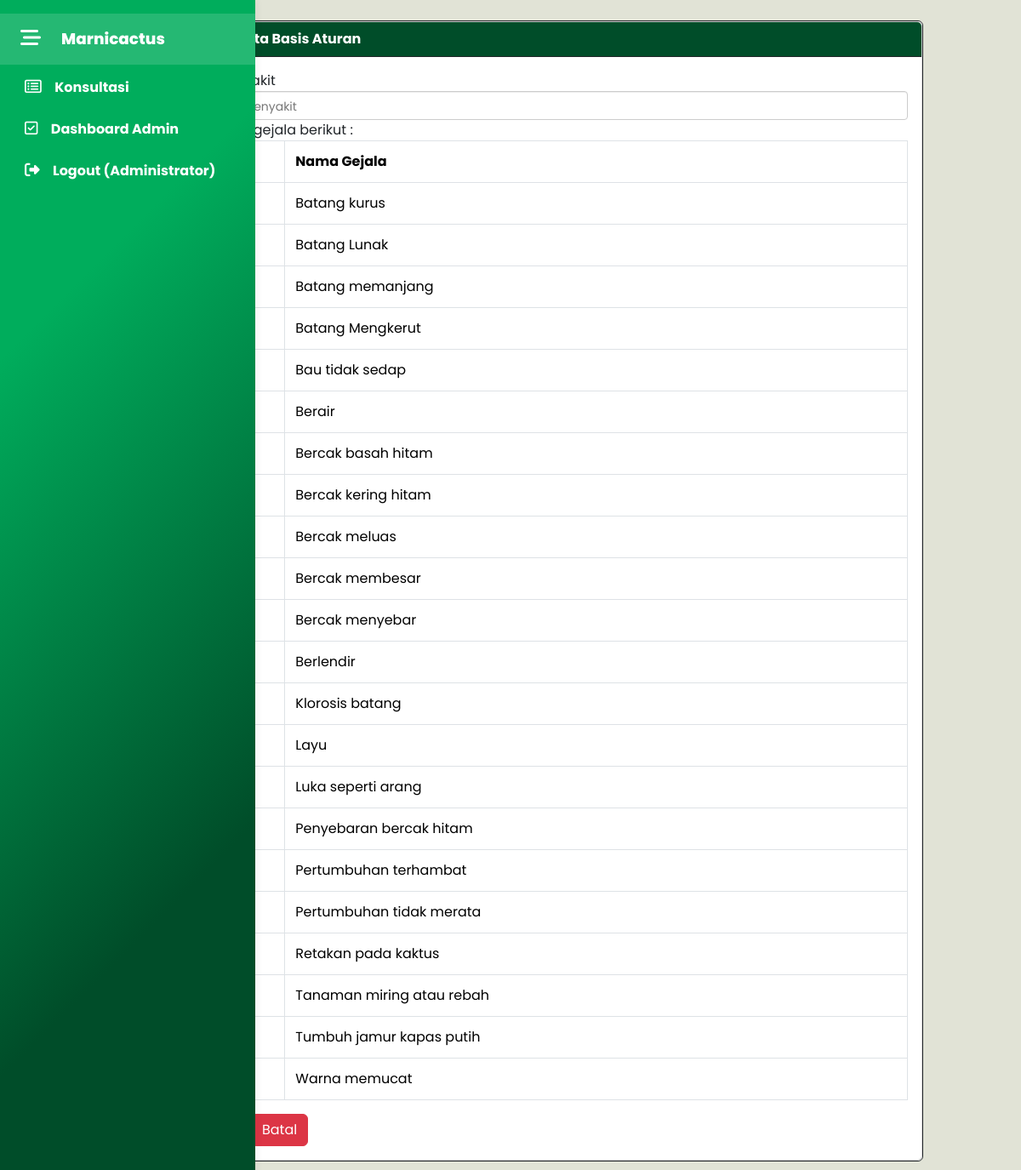
The app's page /index.php?page=aturan&action=tambah (signed in) with its own data.
### tables this page shows
CREATE TABLE `gejala` (
  `idgejala` int(11) NOT NULL,
  `nmgejala` varchar(200) NOT NULL
);

### tambah_aturan.php (the view, shortened to what this page needs)
<div class="row">
    <div class="col-sm-12">
        <form action="" method="POST" name="Form" onsubmit="return validasiForm()">
            <div class="card border-dark">
                <div class="card">
                <div class="card-header text-white border-dark"><strong>Tambah Data Basis Aturan</strong></div>
                <div class="card-body">
                    <div class="form-group">
                        <label for="">Nama Penyakit</label>
                    </div>
            <div class="form-group">
                <label for="">Pilih gejala-gejala berikut :</label>
                <table class="table table-bordered">
                <thead>
                    <tr>
                        <th width="30px"></th>
                        <th width="50px">No.</th>
                        <th width="500px">Nama Gejala</th>
                    </tr>
                </thead>
                    <tbody>
                         <?php
                            $no=1;
                            $sql = "SELECT*FROM gejala ORDER BY nmgejala ASC";
                            $result = $conn->query($sql);
                            while($row = $result->fetch_assoc()) {
                        ?>
                        <tr>
                            <td align="center"><input type="checkbox" class="check-item" name="<?php echo 'idgejala[]'; ?>" value="<?php echo $row['idgejala']; ?>"></td>
                            <td><?php echo $no++; ?></td>
                            <td><?php echo $row['nmgejala']; ?></td>
                        </tr>
                        <?php
                            }
                        ?>
                    </tbody>
                </table>
            </div>
            <input class="btn btn-primary" type="submit" name="simpan" value="Simpan">
            <a class="btn btn-danger" href="?page=aturan">Batal</a>
        </div>
    </div>
</form>
</div>
</div>

### assets/css/style.css (style rules this page uses)
a { text-decoration: none; }
body { font-family: "Poppins", sans-serif; width: 100%; margin: 0; padding: 0; background-color: #e1e3d6; }
.card-header { background-color: #004d29; }
table { border-collapse: collapse !important; width: 100%; }
table thead th { border: 1px solid #dee2e6 !important; padding: 0.75rem !important; background-color: #f8f9fa; }
table tbody td { border: 1px solid #dee2e6 !important; padding: 0.75rem !important; }

### records on screen
gejala: nmgejala "Batang kurus"
gejala: nmgejala "Batang Lunak"
gejala: nmgejala "Batang memanjang"
gejala: nmgejala "Batang Mengkerut"
gejala: nmgejala "Bau tidak sedap"
gejala: nmgejala "Berair"
gejala: nmgejala "Bercak basah hitam"
gejala: nmgejala "Bercak kering hitam"
gejala: nmgejala "Bercak meluas"
gejala: nmgejala "Bercak membesar"
gejala: nmgejala "Bercak menyebar"
gejala: nmgejala "Berlendir"
gejala: nmgejala "Klorosis batang"
gejala: nmgejala "Layu"
gejala: nmgejala "Luka seperti arang"
gejala: nmgejala "Penyebaran bercak hitam"
gejala: nmgejala "Pertumbuhan terhambat"
gejala: nmgejala "Pertumbuhan tidak merata"
gejala: nmgejala "Retakan pada kaktus"
gejala: nmgejala "Tanaman miring atau rebah"
gejala: nmgejala "Tumbuh jamur kapas putih"
gejala: nmgejala "Warna memucat"

### other values on screen
$_SESSION['admin_name'] "Administrator"
